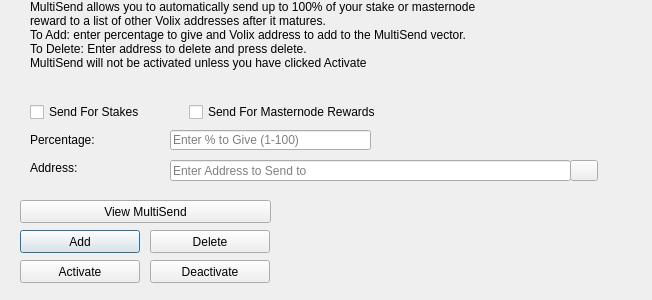
<?xml version="1.0" encoding="UTF-8"?>
<ui version="4.0">
 <class>MultiSendDialog</class>
 <widget class="QDialog" name="MultiSendDialog">
  <property name="windowModality">
   <enum>Qt::NonModal</enum>
  </property>
  <property name="geometry">
   <rect>
    <x>0</x>
    <y>0</y>
    <width>652</width>
    <height>300</height>
   </rect>
  </property>
  <property name="windowTitle">
   <string>MultiSend</string>
  </property>
  <widget class="QLineEdit" name="multiSendPercentEdit">
   <property name="geometry">
    <rect>
     <x>170</x>
     <y>130</y>
     <width>201</width>
     <height>20</height>
    </rect>
   </property>
   <property name="toolTip">
    <string>Enter whole numbers 1 - 100</string>
   </property>
   <property name="placeholderText">
    <string>Enter % to Give (1-100)</string>
   </property>
  </widget>
  <widget class="QLineEdit" name="multiSendAddressEdit">
   <property name="geometry">
    <rect>
     <x>170</x>
     <y>160</y>
     <width>401</width>
     <height>21</height>
    </rect>
   </property>
   <property name="toolTip">
    <string/>
   </property>
   <property name="placeholderText">
    <string>Enter Address to Send to</string>
   </property>
  </widget>
  <widget class="QLabel" name="label_2">
   <property name="geometry">
    <rect>
     <x>30</x>
     <y>0</y>
     <width>451</width>
     <height>121</height>
    </rect>
   </property>
   <property name="lineWidth">
    <number>1</number>
   </property>
   <property name="text">
    <string>MultiSend allows you to automatically send up to 100% of your stake or masternode reward to a list of other Volix addresses after it matures.
To Add: enter percentage to give and Volix address to add to the MultiSend vector.
To Delete: Enter address to delete and press delete.
MultiSend will not be activated unless you have clicked Activate</string>
   </property>
   <property name="alignment">
    <set>Qt::AlignLeading|Qt::AlignLeft|Qt::AlignTop</set>
   </property>
   <property name="wordWrap">
    <bool>true</bool>
   </property>
  </widget>
  <widget class="QLabel" name="message">
   <property name="geometry">
    <rect>
     <x>290</x>
     <y>200</y>
     <width>351</width>
     <height>91</height>
    </rect>
   </property>
   <property name="text">
    <string/>
   </property>
  </widget>
  <widget class="QPushButton" name="addButton">
   <property name="geometry">
    <rect>
     <x>20</x>
     <y>230</y>
     <width>120</width>
     <height>23</height>
    </rect>
   </property>
   <property name="toolTip">
    <string/>
   </property>
   <property name="statusTip">
    <string>Add to MultiSend Vector</string>
   </property>
   <property name="text">
    <string>Add</string>
   </property>
  </widget>
  <widget class="QPushButton" name="disableButton">
   <property name="geometry">
    <rect>
     <x>150</x>
     <y>260</y>
     <width>120</width>
     <height>23</height>
    </rect>
   </property>
   <property name="statusTip">
    <string>Deactivate MultiSend</string>
   </property>
   <property name="text">
    <string>Deactivate</string>
   </property>
  </widget>
  <widget class="QPushButton" name="addressBookButton">
   <property name="geometry">
    <rect>
     <x>570</x>
     <y>160</y>
     <width>28</width>
     <height>21</height>
    </rect>
   </property>
   <property name="toolTip">
    <string>Choose an address from the address book</string>
   </property>
   <property name="text">
    <string/>
   </property>
   <property name="icon">
    <iconset resource="../volix.qrc">
     <normaloff>:/icons/address-book</normaloff>:/icons/address-book</iconset>
   </property>
   <property name="shortcut">
    <string>Alt+A</string>
   </property>
   <property name="autoDefault">
    <bool>false</bool>
   </property>
  </widget>
  <widget class="QLabel" name="label">
   <property name="geometry">
    <rect>
     <x>30</x>
     <y>130</y>
     <width>121</width>
     <height>20</height>
    </rect>
   </property>
   <property name="toolTip">
    <string>Percentage of stake to send</string>
   </property>
   <property name="text">
    <string>Percentage:</string>
   </property>
  </widget>
  <widget class="QLabel" name="label_5">
   <property name="geometry">
    <rect>
     <x>30</x>
     <y>160</y>
     <width>111</width>
     <height>16</height>
    </rect>
   </property>
   <property name="toolTip">
    <string>Address to send portion of stake to</string>
   </property>
   <property name="text">
    <string>Address:</string>
   </property>
  </widget>
  <widget class="QPushButton" name="deleteButton">
   <property name="geometry">
    <rect>
     <x>150</x>
     <y>230</y>
     <width>120</width>
     <height>23</height>
    </rect>
   </property>
   <property name="toolTip">
    <string/>
   </property>
   <property name="statusTip">
    <string>Delete Address From MultiSend Vector</string>
   </property>
   <property name="text">
    <string>Delete</string>
   </property>
  </widget>
  <widget class="QPushButton" name="activateButton">
   <property name="geometry">
    <rect>
     <x>20</x>
     <y>260</y>
     <width>120</width>
     <height>23</height>
    </rect>
   </property>
   <property name="statusTip">
    <string>Activate MultiSend</string>
   </property>
   <property name="text">
    <string>Activate</string>
   </property>
  </widget>
  <widget class="QPushButton" name="viewButton">
   <property name="geometry">
    <rect>
     <x>20</x>
     <y>200</y>
     <width>251</width>
     <height>23</height>
    </rect>
   </property>
   <property name="toolTip">
    <string/>
   </property>
   <property name="statusTip">
    <string>View MultiSend Vector</string>
   </property>
   <property name="text">
    <string>View MultiSend</string>
   </property>
  </widget>
  <widget class="QWidget" name="horizontalLayoutWidget">
   <property name="geometry">
    <rect>
     <x>30</x>
     <y>100</y>
     <width>351</width>
     <height>24</height>
    </rect>
   </property>
   <layout class="QHBoxLayout" name="horizontalLayout">
    <item>
     <widget class="QCheckBox" name="multiSendStakeCheckBox">
      <property name="text">
       <string>Send For Stakes</string>
      </property>
     </widget>
    </item>
    <item>
     <widget class="QCheckBox" name="multiSendMasternodeCheckBox">
      <property name="text">
       <string>Send For Masternode Rewards</string>
      </property>
     </widget>
    </item>
   </layout>
  </widget>
 </widget>
 <resources>
  <include location="../volix.qrc"/>
 </resources>
 <connections/>
</ui>
